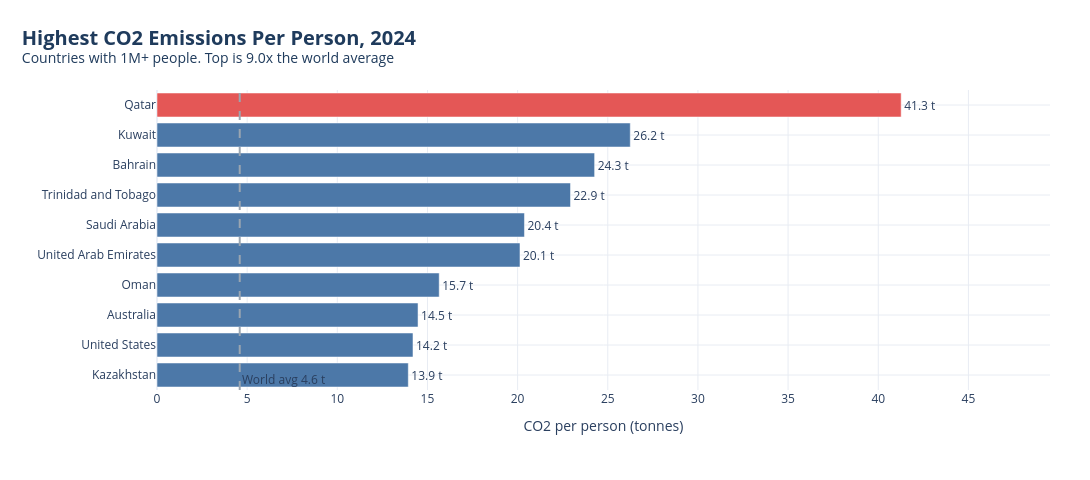

Here is the notebook cell this chart was saved with:
### Markdown cell above
### Q3. Who emits the most per person?

### Code cell
# Exclude tiny states (under 1M people) so the ranking is meaningful
pc = latest[(latest["population"] >= 1_000_000) & latest["co2_per_capita"].notna()]
pc_top = pc.nlargest(10, "co2_per_capita")[["country", "co2_per_capita", "population"]].sort_values("co2_per_capita")
world_avg = latest["co2_mt"].sum() * 1e6 / latest["population"].sum()   # tonnes per person

# ---- graph ----
fig = go.Figure(go.Bar(
    y=pc_top["country"], x=pc_top["co2_per_capita"], orientation="h",
    marker_color=[RED if c == pc_top["country"].iloc[-1] else BLUE for c in pc_top["country"]],
    text=[f"{v:.1f} t" for v in pc_top["co2_per_capita"]], textposition="outside",
    hovertemplate="%{y}: %{x:.1f} t per person<extra></extra>",
))
fig.add_vline(x=world_avg, line_dash="dash", line_color=GREY,
              annotation_text=f"World avg {world_avg:.1f} t", annotation_position="bottom right")
style(fig, f"Highest CO2 Emissions Per Person, {LATEST}",
      f"Countries with 1M+ people. Top is {pc_top['co2_per_capita'].max() / world_avg:.1f}x the world average",
      xt="CO2 per person (tonnes)", legend=False, h=480, left=120)
fig.update_xaxes(range=[0, pc_top["co2_per_capita"].max() * 1.2])
fig.show()

pcd = pc_top.sort_values("co2_per_capita", ascending=False)
print(f"--- Top 10 per-capita emitters, {LATEST} (population 1M+) ---")
print(pcd.round(2).to_string(index=False))
print(f"\nWorld average (t per person): {world_avg:.2f}")
big = latest.nlargest(6, "co2_mt")[["country", "co2_per_capita"]]
print("\nPer-capita for the 6 largest total emitters:")
print(big.round(2).to_string(index=False))

# ---- summary ----
lead_txt = ", ".join(f"{c} ({v:.1f} t)" for c, v in zip(pcd["country"].head(6), pcd["co2_per_capita"].head(6)))
big_txt = ", ".join(f"{c} {v:.1f} t" for c, v in zip(big["country"], big["co2_per_capita"]))
summary = (
    f"The highest per-person emitters among countries with 1M+ people are {lead_txt}. The leader, "
    f"{pcd['country'].iloc[0]}, emits {pcd['co2_per_capita'].iloc[0] / world_avg:.1f} times the world average of "
    f"{world_avg:.2f} tonnes per person. Among the six largest total emitters, per-person levels are: {big_txt}. "
    f"Total and per-person rankings therefore tell very different stories: a country can dominate world totals "
    f"while its per-person level is moderate, or the reverse."
)
print(summary)
save_report(TOPIC, "q3", "Who emits the most per person?", fig, summary)

### Figure 1 — Plotly figure (JSON) as saved in the notebook; plotly's stock layout.template omitted (floating-point values rounded to 4 significant figures)
{"data": [{"hovertemplate": "%{y}: %{x:.1f} t per person<extra></extra>", "marker": {"color": ["#4C78A8", "#4C78A8", "#4C78A8", "#4C78A8", "#4C78A8", "#4C78A8", "#4C78A8", "#4C78A8", "#4C78A8", "#E45756"]}, "orientation": "h", "text": ["13.9 t", "14.2 t", "14.5 t", "15.7 t", "20.1 t", "20.4 t", "22.9 t", "24.3 t", "26.2 t", "41.3 t"], "textposition": "outside", "type": "bar", "x": [13.94, 14.2, 14.48, 15.65, 20.13, 20.38, 22.93, 24.27, 26.25, 41.27], "y": ["Kazakhstan", "United States", "Australia", "Oman", "United Arab Emirates", "Saudi Arabia", "Trinidad and Tobago", "Bahrain", "Kuwait", "Qatar"]}], "layout": {"annotations": [{"showarrow": false, "text": "World avg 4.6 t", "x": 4.587, "xanchor": "left", "xref": "x", "y": 0, "yanchor": "bottom", "yref": "y domain"}], "height": 480, "legend": {"orientation": "h", "title": {"text": ""}, "x": 0.5, "xanchor": "center", "y": -0.2}, "margin": {"b": 90, "l": 120, "r": 40, "t": 90}, "shapes": [{"line": {"color": "#9aa5b1", "dash": "dash"}, "type": "line", "x0": 4.587, "x1": 4.587, "xref": "x", "y0": 0, "y1": 1, "yref": "y domain"}], "showlegend": false, "title": {"font": {"color": "#1f3b5c", "size": 20}, "text": "<b>Highest CO2 Emissions Per Person, 2024</b><br><sup>Countries with 1M+ people. Top is 9.0x the world average</sup>", "x": 0.02, "xanchor": "left"}, "width": 1090, "xaxis": {"gridcolor": "#e8ecf3", "range": [0, 49.53], "title": {"text": "CO2 per person (tonnes)"}}, "yaxis": {"gridcolor": "#e8ecf3", "title": {"text": ""}}}}
